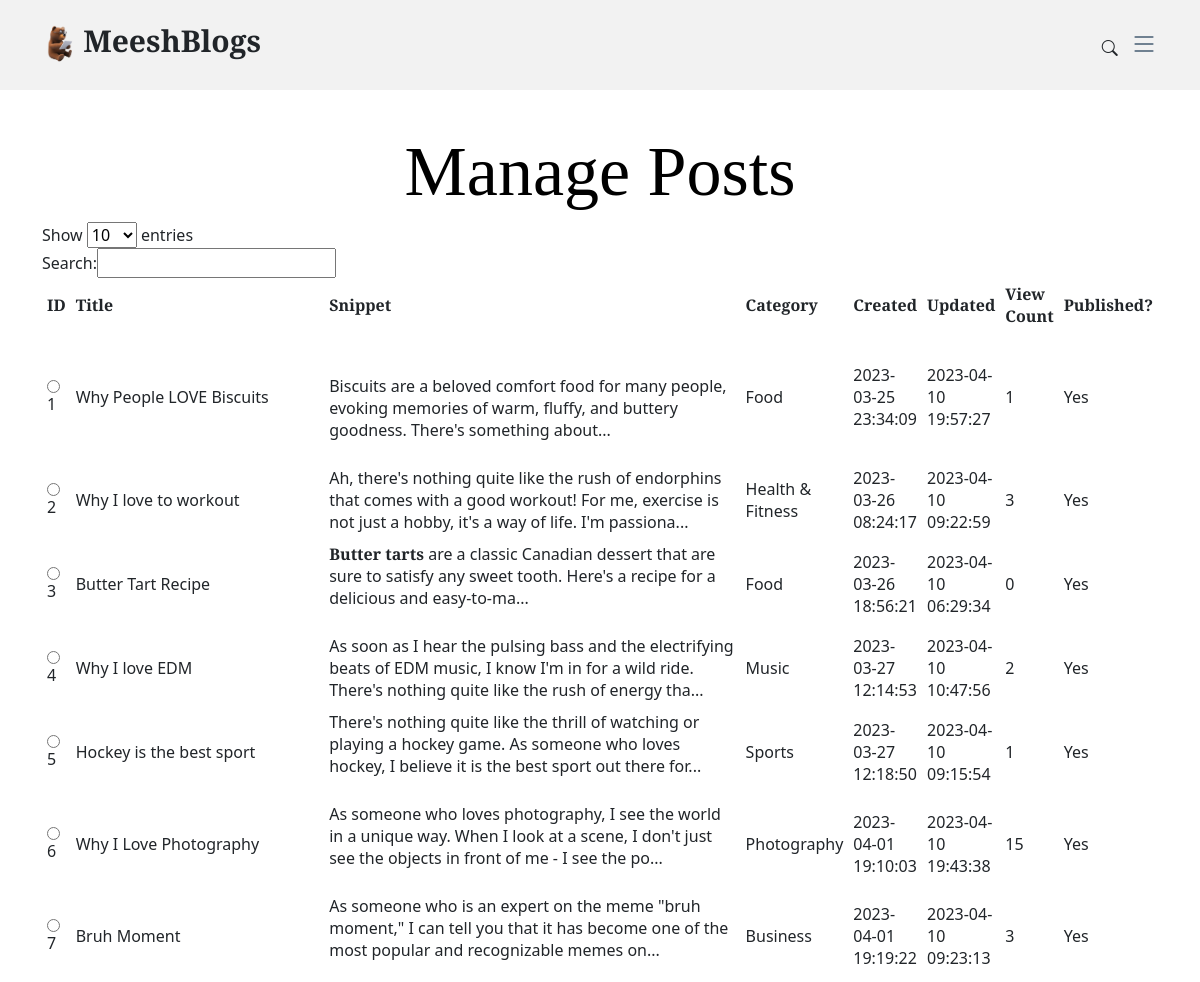
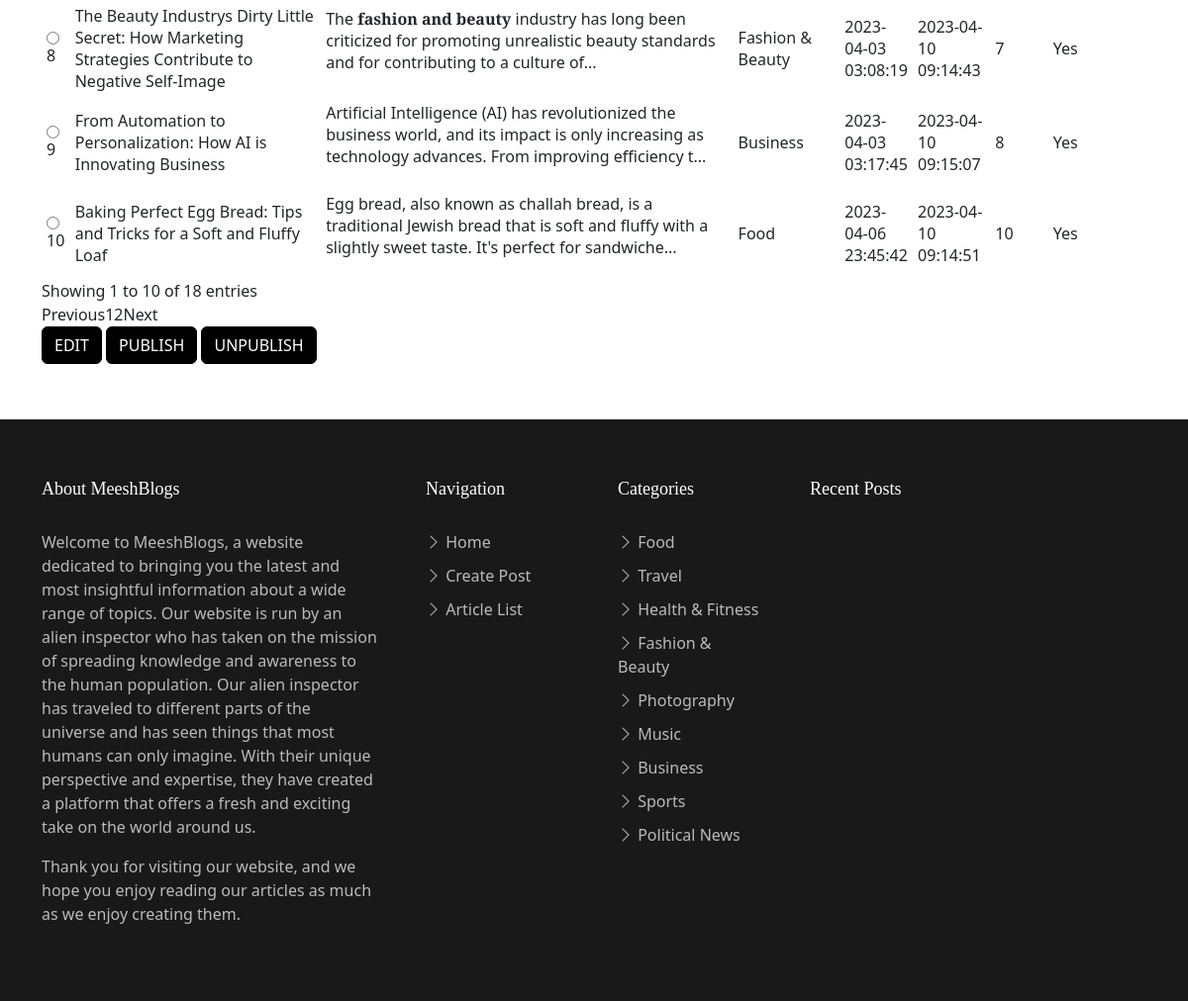
Page /manage-posts.php on the committed database (2 pictures, top to bottom).
### tables this page shows
CREATE TABLE `posts` (
  `post_id` int(11) NOT NULL,
  `author_id` int(11) NOT NULL,
  `category_id` int(11) NOT NULL,
  `title` text NOT NULL,
  `content` longtext NOT NULL,
  `postCreated` timestamp NOT NULL DEFAULT current_timestamp(),
  `postUpdated` timestamp NOT NULL DEFAULT current_timestamp() ON UPDATE current_timestamp(),
  `publish_stat` varchar(3) NOT NULL,
  `view_count` int(9) NOT NULL
);

CREATE TABLE `category` (
  `category_id` int(11) NOT NULL,
  `category` varchar(50) NOT NULL,
  `description` text NOT NULL
);

### manage-posts.php (the view, shortened to what this page needs)
<?php
require('dbc.php');
$query3 = "SELECT posts.post_id, posts.title, posts.content, posts.postCreated, posts.postUpdated, posts.publish_stat, posts.view_count, category.category
FROM `posts` JOIN category ON posts.category_id = category.category_id";
$result2 = mysqli_query($conn, $query3) or die("Bad query");
?>
<html lang="en">
<head>
    <link href="assets/vendor/bootstrap/css/bootstrap.min.css" rel="stylesheet" />
    <link href="assets/vendor/bootstrap-icons/bootstrap-icons.css" rel="stylesheet" />
    <link href="assets/vendor/swiper/swiper-bundle.min.css" rel="stylesheet" />
    <link href="assets/vendor/glightbox/css/glightbox.min.css" rel="stylesheet" />
    <link href="assets/vendor/aos/aos.css" rel="stylesheet" />
    <link href="assets/css/variables.css" rel="stylesheet" />
    <link href="assets/css/main.css" rel="stylesheet" />
</head>
<body>
    <header id="header" class="header d-flex align-items-center fixed-top">
        <div class="container-fluid container-xl d-flex align-items-center justify-content-between">
            <a href="index.php" class="logo d-flex align-items-center">
                <img src="imgs/logo.png" alt="">
                <h1>MeeshBlogs</h1>
            </a>
            <div class="position-relative">
                <a href="#" class="mx-2 js-search-open"><span class="bi-search"></span></a>
                <i class="bi bi-list mobile-nav-toggle"></i>
            </div>
        </div>
    </header>
    <main id="main">
        <section>
            <div class="container">
                <div class="row">
                    <div data-aos="fade-up">
                        <div class="text-center">
                            <h1 class="page-title">Manage Posts</h1>
                        </div>
                        <form method="GET" action="<?php echo $_SERVER['PHP_SELF']; ?>">
                            <table id="posts" width="100%" cellpadding="5px">
                                <thead>
                                    <tr>
                                        <th> ID </th>
                                        <th> Title </th>
                                        <th> Snippet </th>
                                        <th> Category </th>
                                        <th> Created </th>
                                        <th> Updated </th>
                                        <th> View Count </th>
                                        <th> Published? </th>
                                    </tr>
                                </thead>
                                <tbody>
                                    <?php
                                    while ($row2 = mysqli_fetch_array($result2)) {
                                        $post_id2 = $row2['post_id'];
                                        $postidbutton = "<input type = 'radio' name = 'postid' id = 'postid' value = '$post_id2'>";
                                    ?>
                                        <tr>
                                            <td> <?php echo $postidbutton . $post_id2; ?> </td>
                                            <td style="width:23%"> <?php echo $row2['title']; ?> </td>
                                            <td style="width:38%"> <?php echo substr($row2['content'], 0, 76) . substr($row2['content'], 76, 80) . "..."; ?> </td>
                                            <td> <?php echo $row2['category']; ?> </td>
                                            <td> <?php echo $row2['postCreated']; ?> </td>
                                            <td> <?php echo $row2['postUpdated']; ?> </td>
                                            <td> <?php echo $row2['view_count']; ?> </td>
                                            <td> <?php echo $row2['publish_stat']; ?> </td>
                                        </tr>
                                    <?php
                                    }
                                    ?>
                            </table>
                            <div class=" col-12">
                                <input class="btn btn-primary" type="submit" name="editButton" value="EDIT" />
                                <input class="btn btn-primary" type="submit" name="Publish" value="PUBLISH" />
                                <input class="btn btn-primary" type="submit" name="Unpublish" value="UNPUBLISH" />
                            </div>
                        </form>
                    </div>
                </div>
            </div>
        </section>
    </main>
    <footer id="footer" class="footer">
        <div class="footer-content">
            <div class="container">
                <div class="row g-5">
                    <div class="col-lg-4">
                        <h3 class="footer-heading">About MeeshBlogs</h3>
                        <p>
                            Welcome to MeeshBlogs, a website dedicated to bringing you the latest and most insightful information about a wide range of topics. Our website is run by an alien inspector who has taken on the mission of spreading knowledge and awareness to the human population.
                            Our alien inspector has traveled to different parts of the universe and has seen things that most humans can only imagine. With their unique perspective and expertise, they have created a platform that offers a fresh and exciting take on the world around us.
                        </p>
                        <p>
                            Thank you for visiting our website, and we hope you enjoy reading our articles as much as we enjoy creating them.
                        </p>
                    </div>
                    <div class="col-6 col-lg-2">
                        <h3 class="footer-heading">Navigation</h3>
                        <ul class="footer-links list-unstyled">
                            <li>
                                <a href="index.php"><i class="bi bi-chevron-right"></i> Home</a>
                            </li>
                            <li>
                                <a href="create-post.php"><i class="bi bi-chevron-right"></i> Create Post</a>
                            </li>
                            <li>
                                <a href="fullarticlelist.php"><i class="bi bi-chevron-right"></i> Article List</a>
                            </li>
                        </ul>
                    </div>
                    <div class="col-6 col-lg-2">
                        <h3 class="footer-heading">Categories</h3>
                        <ul class="footer-links list-unstyled">
                            <li>
                                <a href="articlelist.php?categoryid=1"><i class="bi bi-chevron-right"></i> Food</a>
                            </li>
                            <li>
                                <a href="articlelist.php?categoryid=2"><i class="bi bi-chevron-right"></i> Travel</a>
                            </li>
                            <li>
                                <a href="articlelist.php?categoryid=3"><i class="bi bi-chevron-right"></i> Health & Fitness</a>
                            </li>
                            <li>
                                <a href="articlelist.php?categoryid=4"><i class="bi bi-chevron-right"></i> Fashion & Beauty</a>
                            </li>
                            <li>
                                <a href="articlelist.php?categoryid=5"><i class="bi bi-chevron-right"></i> Photography</a>
                            </li>
                            <li>
                                <a href="articlelist.php?categoryid=6"><i class="bi bi-chevron-right"></i> Music</a>
                            </li>
                            <li>
                                <a href="articlelist.php?categoryid=7"><i class="bi bi-chevron-right"></i> Business</a>
                            </li>
                            <li>
                                <a href="articlelist.php?categoryid=8"><i class="bi bi-chevron-right"></i> Sports</a>
                            </li>
                            <li>
                                <a href="articlelist.php?categoryid=9"><i class="bi bi-chevron-right"></i> Political News</a>
                            </li>
                        </ul>
                    </div>
                    <div class="col-lg-4">
                        <h3 class="footer-heading">Recent Posts</h3>
                    </div>
                </div>
            </div>
        </div>
</body>
</html>

### assets/css/variables.css (style rules this page uses)
:root { --font-default: 'EB Garamond', system-ui, -apple-system, "Segoe UI", Roboto, "Helvetica Neue", Arial, "Noto Sans", "Liberation Sans", sans-serif, "Apple Color Emoji", "Segoe UI Emoji", "Segoe UI Symbol", "Noto Color Emoji"; --font-primary: 'EB Garamond', serif; --font-secondary: 'Inter', sans-serif; --color-default: #212529; --color-default-rgb: 33, 37, 41; --color-links: #212529; --color-links-hover: #15171a; --color-primary: #212529; --color-primary-light: #26282c; --color-primary-dark: #0b0c0e; --color-primary-rgb: 33, 37, 41; --color-primary-light-rgb: 38, 40, 44; --color-primary-dark-rgb: 11, 12, 14; --color-secondary: #596d80; --color-secondary-light: #8498aa; --color-secondary-dark: #404f5c; --color-secondary-rgb: 89, 109, 128; --color-secondary-light-rgb: 132, 152, 170; --color-secondary-dark-rgb: 64, 79, 92; --color-blue: #0d6efd; --color-blue-rgb: 13, 110, 253; --color-indigo: #6610f2; --color-indigo-rgb: 102, 16, 242; --color-purple: #6f42c1; --color-purple-rgb: 111, 66, 193; --color-pink: #f3268c; --color-pink-rgb: 243, 38, 140; --color-red: #df1529; --color-red-rgb: 223, 21, 4; --color-orange: #fd7e14; --color-orange-rgb: 253, 126, 20; --color-yellow: #ffc107; --color-yellow-rgb: 255, 193, 7; --color-green: #059652; --color-green-rgb: 5, 150, 82; --color-teal: #20c997; --color-teal-rgb: 32, 201, 151; --color-cyan: #0dcaf0; --color-cyan-rgb: 13, 202, 240; --color-white: #ffffff; --color-white-rgb: 255, 255, 255; --color-gray: #6c757d; --color-gray-rgb: 108, 117, 125; --color-black: #000000; --color-black-rgb: 0, 0, 0; }
:root { --bs-blue: var(--color-blue); --bs-indigo: var(--color-indigo); --bs-purple: var(--color-purple); --bs-pink: var(--color-pink); --bs-red: var(--color-red); --bs-orange: var(--color-orange); --bs-yellow: var(--color-yellow); --bs-green: var(--color-green); --bs-teal: var(--color-teal); --bs-cyan: var(--color-cyan); --bs-white: var(--color-white); --bs-gray: var(--color-gray); --bs-gray-dark: #343a40; --bs-gray-100: #f8f9fa; --bs-gray-200: #e9ecef; --bs-gray-300: #dee2e6; --bs-gray-400: #ced4da; --bs-gray-500: #adb5bd; --bs-gray-600: #6c757d; --bs-gray-700: #495057; --bs-gray-800: #343a40; --bs-gray-900: #212529; --bs-primary: var(--color-blue); --bs-secondary: var(--color-blue); --bs-success: #198754; --bs-info: #0dcaf0; --bs-warning: #ffc107; --bs-danger: #dc3545; --bs-light: #f8f9fa; --bs-dark: #212529; --bs-primary-rgb: var(--color-primary-rgb); --bs-secondary-rgb: var(--color-secondary-rgb); --bs-success-rgb: 25, 135, 84; --bs-info-rgb: 13, 202, 240; --bs-warning-rgb: 255, 193, 7; --bs-danger-rgb: 220, 53, 69; --bs-light-rgb: 248, 249, 250; --bs-dark-rgb: 33, 37, 41; --bs-white-rgb: var(--color-white-rgb); --bs-black-rgb: var(--color-black-rgb); --bs-body-color-rgb: var(--color-default-rgb); --bs-body-bg-rgb: 255, 255, 255; --bs-font-sans-serif: var(--font-default); --bs-font-monospace: SFMono-Regular, Menlo, Monaco, Consolas, "Liberation Mono", "Courier New", monospace; --bs-gradient: linear-gradient(180deg, rgba(255, 255, 255, 0.15), rgba(255, 255, 255, 0)); --bs-body-font-family: var(--font-default); --bs-body-font-size: 1rem; --bs-body-font-weight: 400; --bs-body-line-height: 1.5; --bs-body-color: var(--color-default); --bs-body-bg: #fff; }

### rows in the picture
posts: post_id "1", title "Why People LOVE Biscuits", content "Biscuits are a beloved comfort food for many people, evo", content "king memories of warm, fluffy, and buttery goodness. There's something about", category.category "Food", postCreated "2023-03-25 23:34:09", postUpdated "2023-04-10 19:57:27", view_count "1", publish_stat "Yes"
posts: post_id "2", title "Why I love to workout", content "Ah, there's nothing quite like the rush of endorphins that comes with a good", content "workout! For me, exercise is not just a hobby, it's a way of life. I'm passiona", category.category "Health & Fitness", postCreated "2023-03-26 08:24:17", postUpdated "2023-04-10 09:22:59", view_count "3", publish_stat "Yes"
posts: post_id "3", title "Butter Tart Recipe", content "Butter tarts are a classic Canadian dessert that are sur", content "e to satisfy any sweet tooth. Here's a recipe for a delicious and easy-to-ma", category.category "Food", postCreated "2023-03-26 18:56:21", postUpdated "2023-04-10 06:29:34", view_count "0", publish_stat "Yes"
posts: post_id "4", title "Why I love EDM", content "As soon as I hear the pulsing bass and the electrifying beats of EDM music,", content "I know I'm in for a wild ride. There's nothing quite like the rush of energy tha", category.category "Music", postCreated "2023-03-27 12:14:53", postUpdated "2023-04-10 10:47:56", view_count "2", publish_stat "Yes"
posts: post_id "5", title "Hockey is the best sport", content "There's nothing quite like the thrill of watching or playing a hockey", content "game. As someone who loves hockey, I believe it is the best sport out there for", category.category "Sports", postCreated "2023-03-27 12:18:50", postUpdated "2023-04-10 09:15:54", view_count "1", publish_stat "Yes"
posts: post_id "6", title "Why I Love Photography", content "As someone who loves photography, I see the world in a unique way. When I", content "look at a scene, I don't just see the objects in front of me - I see the po", category.category "Photography", postCreated "2023-04-01 19:10:03", postUpdated "2023-04-10 19:43:38", view_count "15", publish_stat "Yes"
posts: post_id "7", title "Bruh Moment", content "As someone who is an expert on the meme \"bruh moment,\" I c", content "an tell you that it has become one of the most popular and recognizable memes on", category.category "Business", postCreated "2023-04-01 19:19:22", postUpdated "2023-04-10 09:23:13", view_count "3", publish_stat "Yes"
posts: post_id "8", title "The Beauty Industrys Dirty Little Secret: How Marketing Strategies Contribute to Negative Self-Image", content "The fashion and beauty industry has long been criticized", content "for promoting unrealistic beauty standards and for contributing to a culture of", category.category "Fashion & Beauty", postCreated "2023-04-03 03:08:19", postUpdated "2023-04-10 09:14:43", view_count "7", publish_stat "Yes"
posts: post_id "9", title "From Automation to Personalization: How AI is Innovating Business", content "Artificial Intelligence (AI) has revolutionized the business world, and i", content "ts impact is only increasing as technology advances. From improving efficiency t", category.category "Business", postCreated "2023-04-03 03:17:45", postUpdated "2023-04-10 09:15:07", view_count "8", publish_stat "Yes"
posts: post_id "10", title "Baking Perfect Egg Bread: Tips and Tricks for a Soft and Fluffy Loaf", content "Egg bread, also known as challah bread, is a traditional Jewish bread tha", content "t is soft and fluffy with a slightly sweet taste. It's perfect for sandwiche", category.category "Food", postCreated "2023-04-06 23:45:42", postUpdated "2023-04-10 09:14:51", view_count "10", publish_stat "Yes"
